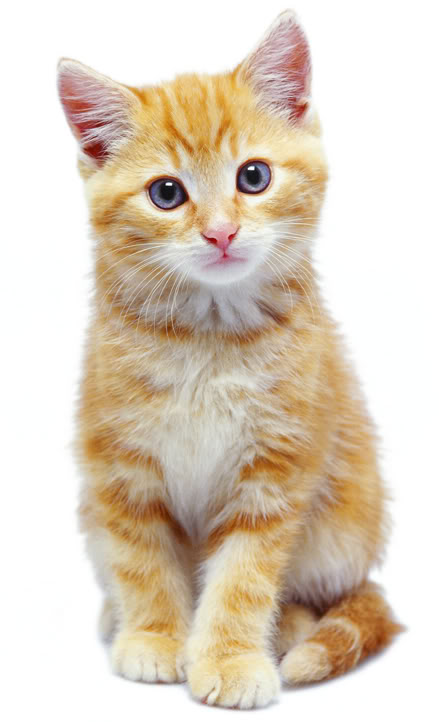
#> input picture com/learning/machine-learning/cv/Vehicle_Re-Identitication/cat.jpg, 439 x 722 px
$ python center_crop.py
#> lines starting #> are read from the running program, lines starting #| are printed output that depends on the picture
def center_crop(x, center_crop_size):
    centerw, centerh = x.shape[0] // 2, x.shape[1] // 2
    halfw, halfh = center_crop_size[0] // 2, center_crop_size[1] // 2
    cropped = x[centerw - halfw: centerw + halfw,
              centerh - halfh: centerh + halfh, :]
    return cropped

def scale_byRatio(img_path, ratio=1.0, return_width=299, crop_method=center_crop):
    # Given an image path, return a scaled array
#> called with img_path = './cat.jpg', ratio = 1, return_width = 224
    img = cv2.imread(img_path)
#> img is the input picture: shape (722, 439, 3); mean B, G, R 193.2, 209.7, 222.7
    h = img.shape[0]
#> h = 722
    w = img.shape[1]
#> w = 439
    shorter = min(w, h)
#> shorter = 439
    longer = max(w, h)
#> longer = 722
    img_cropped = crop_method(img, (shorter, shorter))
#> in center_crop, `cropped = x[centerw - halfw: centerw + halfw, centerh - halfh: centerh..`:
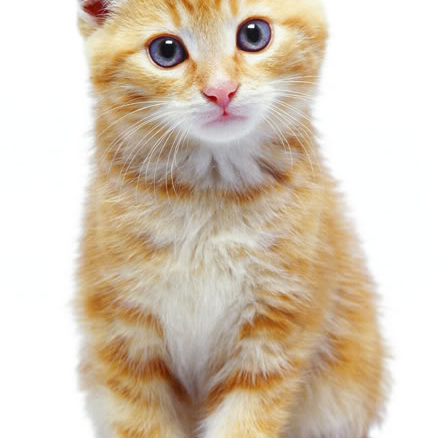
#> cropped: shape (438, 438, 3); mean B, G, R 183.6, 201.8, 215.9
    img_resized = cv2.resize(img_cropped, (return_width, return_width), interpolation=cv2.INTER_CUBIC)
    img_rgb = img_resized
    img_rgb[:, :, [0, 1, 2]] = img_resized[:, :, [2, 1, 0]]

    return img_rgb

import cv2
from PIL import Image
import matplotlib.pyplot  as plt

if __name__ == "__main__":
    img = scale_byRatio('./cat.jpg', return_width=224)
    plt.imshow(Image.fromarray(img))
